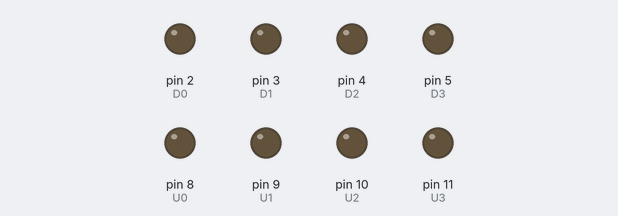
The sketch below on a simulated Arduino Uno, built with avr-gcc and run on an emulated ATmega328P. Shown: output pins drawn as LEDs (lit = HIGH).

Above: at 0.1 s.
At 4.9 s:
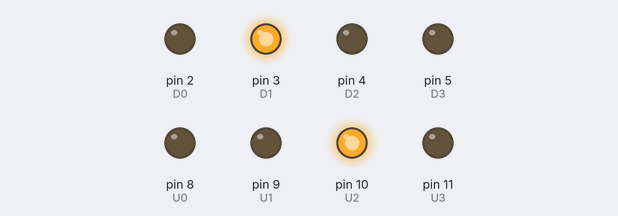
At 9.9 s:
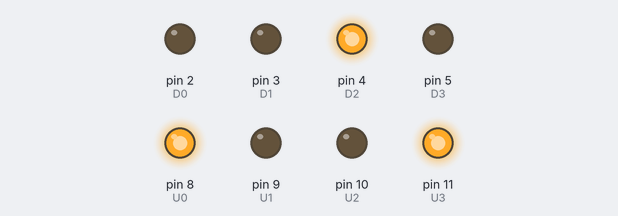
At 19.9 s:
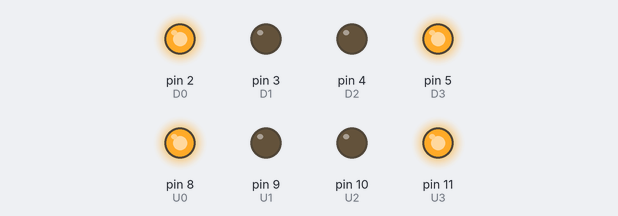
At 29.71 s:
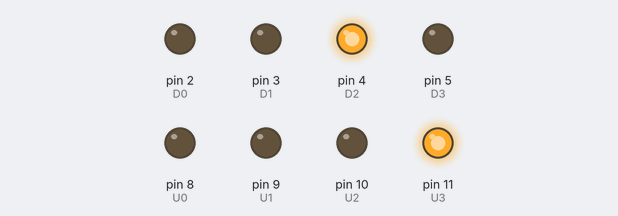
At 39.71 s:
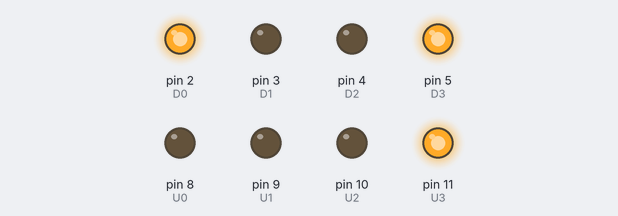
Timing chart, 0 to 40.0 s (numbered marks = the images above):
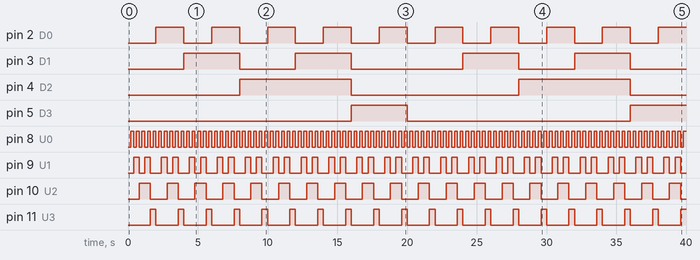

Measured:
- by itself, pin 2 (D0): alternates HIGH for 2.0 s and LOW for 2.0 s
- by itself, pin 3 (D1): LOW → HIGH at 4.0 s, → LOW 4.0 s later, → HIGH 4.0 s later, → LOW 4.0 s later, … (8 changes in this stretch)
- by itself, pin 4 (D2): alternates HIGH for 8.0 s and LOW for 12.0 s
- by itself, pin 5 (D3): LOW → HIGH at 16.0 s, → LOW 4.0 s later, → HIGH 16.0 s later
- by itself, pin 8 (U0): alternates HIGH for 0.20 s and LOW for 0.20 s
- by itself, pin 9 (U1): repeats every 2.0 s: LOW 0.40 s, HIGH 0.40 s, LOW 0.80 s, HIGH 0.40 s
- by itself, pin 10 (U2): alternates HIGH for 0.80 s and LOW for 1.2 s
- by itself, pin 11 (U3): alternates HIGH for 0.40 s and LOW for 1.6 s

The sketch:

display_7_seg.ino
```cpp
#include "sevenSegmentsWilliam.h"

int i = 0;

void loop() {
    displayOut(i);
    i = (i + 1) % 100;
    delay(200);
}
```

sevenSegmentsWilliam.h
```cpp
#ifndef SEVEN_SEGMENTS_WILLIAM
#define SEVEN_SEGMENTS_WILLIAM 1

// BITS DAS DEZENAS:
const int D0 = 2;
const int D1 = 3;
const int D2 = 4;
const int D3 = 5;

// BITS DAS UNIDADES:
const int U0 = 8;
const int U1 = 9;
const int U2 = 10;
const int U3 = 11;

void setup() {
  pinMode(D0, OUTPUT);
  pinMode(D1, OUTPUT);
  pinMode(D2, OUTPUT);
  pinMode(D3, OUTPUT);
  pinMode(U0, OUTPUT);
  pinMode(U1, OUTPUT);
  pinMode(U2, OUTPUT);
  pinMode(U3, OUTPUT);

  Serial.begin(9600);
}

void num0(int A0, int A1, int A2, int A3) {
  digitalWrite(A0, LOW);
  digitalWrite(A1, LOW);
  digitalWrite(A2, LOW);
  digitalWrite(A3, LOW);
}

void num1(int A0, int A1, int A2, int A3) {
  digitalWrite(A0, HIGH);
  digitalWrite(A1, LOW);
  digitalWrite(A2, LOW);
  digitalWrite(A3, LOW);
}

void num2(int A0, int A1, int A2, int A3) {
  digitalWrite(A0, LOW);
  digitalWrite(A1, HIGH);
  digitalWrite(A2, LOW);
  digitalWrite(A3, LOW);
}

void num3(int A0, int A1, int A2, int A3) {
  digitalWrite(A0, HIGH);
  digitalWrite(A1, HIGH);
  digitalWrite(A2, LOW);
  digitalWrite(A3, LOW);
}

void num4(int A0, int A1, int A2, int A3) {
  digitalWrite(A0, LOW);
  digitalWrite(A1, LOW);
  digitalWrite(A2, HIGH);
  digitalWrite(A3, LOW);
}

void num5(int A0, int A1, int A2, int A3) {
  digitalWrite(A0, HIGH);
  digitalWrite(A1, LOW);
  digitalWrite(A2, HIGH);
  digitalWrite(A3, LOW);
}

void num6(int A0, int A1, int A2, int A3) {
  digitalWrite(A0, LOW);
  digitalWrite(A1, HIGH);
  digitalWrite(A2, HIGH);
  digitalWrite(A3, LOW);
}

void num7(int A0, int A1, int A2, int A3) {
  digitalWrite(A0, HIGH);
  digitalWrite(A1, HIGH);
  digitalWrite(A2, HIGH);
  digitalWrite(A3, LOW);
}

void num8(int A0, int A1, int A2, int A3) {
  digitalWrite(A0, LOW);
  digitalWrite(A1, LOW);
  digitalWrite(A2, LOW);
  digitalWrite(A3, HIGH);
}

void num9(int A0, int A1, int A2, int A3) {
  digitalWrite(A0, HIGH);
  digitalWrite(A1, LOW);
  digitalWrite(A2, LOW);
  digitalWrite(A3, HIGH);
}

// CHAMADA ALTO NIVEL
void displayOut(int n) {

  if (n < 0 or n > 99) {
    // "Invalid number"
    return;
  }

  int dezena = n / 10;
  int unidade = n % 10;

  if (unidade == 1) {
    num1(U0, U1, U2, U3);
  }
  else if (unidade == 2) {
    num2(U0, U1, U2, U3);
  }
  else if (unidade == 3) {
    num3(U0, U1, U2, U3);
  }
  else if (unidade == 4) {
    num4(U0, U1, U2, U3);
  }
  else if (unidade == 5) {
    num5(U0, U1, U2, U3);
  }
  else if (unidade == 6) {
    num6(U0, U1, U2, U3);
  }
  else if (unidade == 7) {
    num7(U0, U1, U2, U3);
  }
  else if (unidade == 8) {
    num8(U0, U1, U2, U3);
  }
  else if (unidade == 9) {
    num9(U0, U1, U2, U3);
  }
  else { // unidade == 0
    num0(U0, U1, U2, U3);
  }

  if (dezena == 1) {
    num1(D0, D1, D2, D3);
  }
  else if (dezena == 2) {
    num2(D0, D1, D2, D3);
  }
  else if (dezena == 3) {
    num3(D0, D1, D2, D3);
  }
  else if (dezena == 4) {
    num4(D0, D1, D2, D3);
  }
  else if (dezena == 5) {
    num5(D0, D1, D2, D3);
  }
  else if (dezena == 6) {
    num6(D0, D1, D2, D3);
  }
  else if (dezena == 7) {
    num7(D0, D1, D2, D3);
  }
  else if (dezena == 8) {
    num8(D0, D1, D2, D3);
  }
  else if (dezena == 9) {
    num9(D0, D1, D2, D3);
  }
  else { // dezena == 0
    num0(D0, D1, D2, D3);
  }

}

#endif
```
